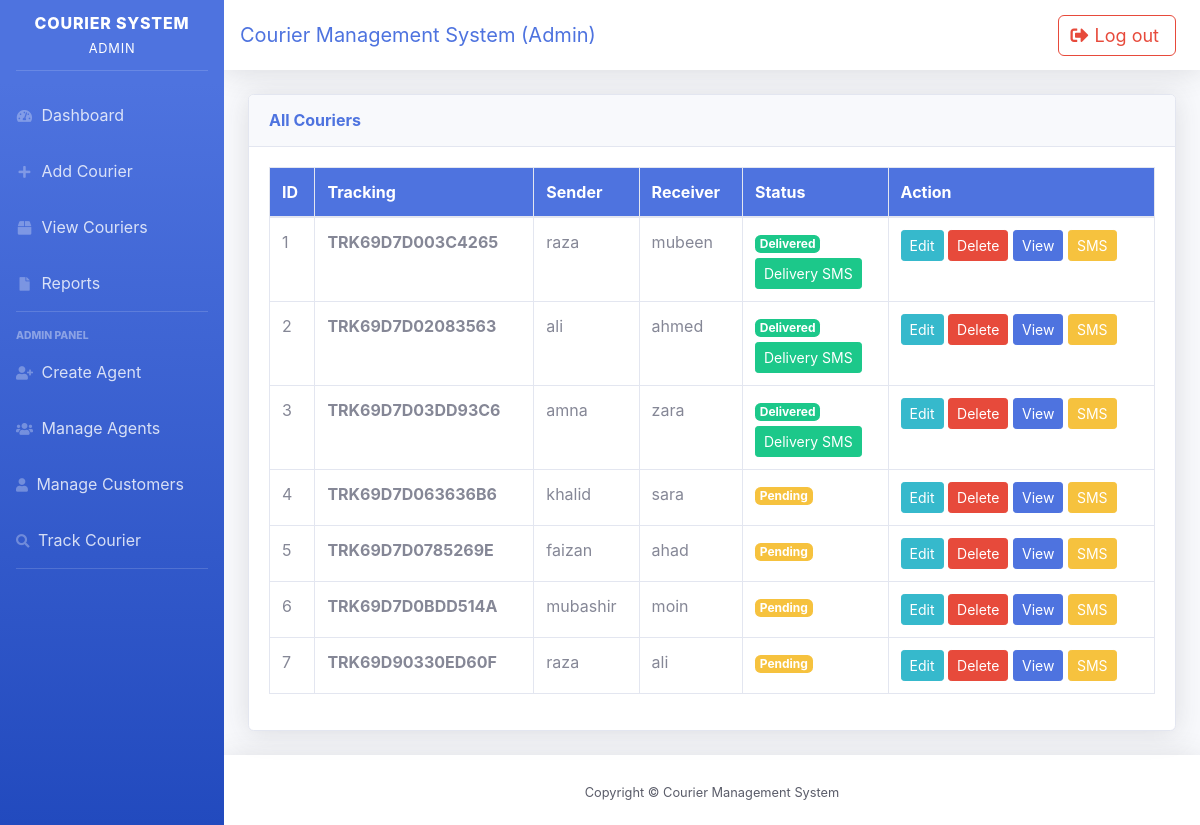
The app's page /view_courier.php (signed in) with its own data.
### tables this page shows
CREATE TABLE `couriers` (
  `id` int(11) NOT NULL,
  `tracking_number` varchar(50) DEFAULT NULL,
  `sender_name` varchar(100) DEFAULT NULL,
  `receiver_name` varchar(100) DEFAULT NULL,
  `from_city` varchar(100) DEFAULT NULL,
  `to_city` varchar(100) DEFAULT NULL,
  `status` varchar(50) DEFAULT NULL,
  `created_at` timestamp NOT NULL DEFAULT current_timestamp()
);

### view_courier.php (the view, shortened to what this page needs)
<?php include("layout/header.php"); ?>
<?php include("db.php"); ?>
<div class="container-fluid">
    <div class="card shadow mb-4">
        <div class="card-header py-3">
            <h6 class="m-0 font-weight-bold text-primary">
                All Couriers
            </h6>
        </div>
        <div class="card-body">
            <div class="table-responsive">
                <table class="table table-bordered table-hover">
                    <thead class="bg-primary text-white">
                        <tr>
                            <th>ID</th>
                            <th>Tracking</th>
                            <th>Sender</th>
                            <th>Receiver</th>
                            <th>Status</th>
                            <th>Action</th>
                        </tr>
                    </thead>
                    <tbody>
                    <?php
                    $type = isset($_GET['type']) ? $_GET['type'] : 'all';
                    if(isset($_SESSION['agent'])){
                        $city = $_SESSION['agent'];
                        if($type == "send"){
                            $query = "SELECT * FROM couriers
                                      WHERE from_city LIKE '%$city%'";
                        }
                        elseif($type == "receive"){
                            $query = "SELECT * FROM couriers
                                      WHERE to_city LIKE '%$city%'";
                        }
                        else{
                            $query = "SELECT * FROM couriers
                                      WHERE from_city LIKE '%$city%'
                                      OR to_city LIKE '%$city%'";
                        }
                    }
                    else{
                        $query = "SELECT * FROM couriers";
                    }
                    $result = mysqli_query($conn, $query);
                    while($row = mysqli_fetch_assoc($result)){
                    ?>
                        <tr>
                            <td><?= $row['id'] ?></td>
                            <td><b><?= $row['tracking_number'] ?></b></td>
                            <td><?= $row['sender_name'] ?></td>
                            <td><?= $row['receiver_name'] ?></td>
                            <td>
                                <?php
                                $status = $row['status'];
                                if($status == "Delivered"){
                                    $color = "success";
                                } elseif($status == "In Transit"){
                                    $color = "info";
                                } elseif($status == "Out for Delivery"){
                                    $color = "primary";
                                } else {
                                    $color = "warning";
                                }
                                ?>
                                <span class="badge badge-<?= $color ?>">
                                    <?= $status ?>
                                </span>
                                <?php if($status == "Delivered"){ ?>
                                    <br>
                                    <button onclick="alert('Delivery SMS Sent!')"
                                            class="btn btn-success btn-sm mt-1">
                                        Delivery SMS
                                    </button>
                                <?php } ?>
                            </td>
                            <td>
                                <a href="edit_courier.php?id=<?= $row['id'] ?>"
                                   class="btn btn-info btn-sm">Edit</a>
                                <?php if(isset($_SESSION['admin'])){ ?>
                                    <a href="delete_courier.php?id=<?= $row['id'] ?>"
                                       class="btn btn-danger btn-sm"
                                       onclick="return confirm('Are you sure?')">
                                       Delete
                                    </a>
                                <?php } ?>
                                <a href="full_view.php?id=<?= $row['id'] ?>"
                                   class="btn btn-primary btn-sm">View</a>
                                <button onclick="sendSMS()"
                                        class="btn btn-warning btn-sm">
                                    SMS
                                </button>
                            </td>
                        </tr>
                    <?php } ?>
                    </tbody>
                </table>
            </div>
        </div>
    </div>
</div>
<?php include("layout/footer.php"); ?>

### layout/header.php (shortened to what this page needs)
<!DOCTYPE html>
<html lang="en">
<head>
    <link href="assets/css/sb-admin-2.min.css" rel="stylesheet">
    <link href="assets/vendor/fontawesome-free/css/all.min.css" rel="stylesheet">
</head>
<body id="page-top">
<div id="wrapper">
<ul class="navbar-nav bg-gradient-primary sidebar sidebar-dark accordion" id="accordionSidebar">
    <a class="sidebar-brand d-flex align-items-center justify-content-center" href="#">
        <div class="sidebar-brand-text mx-1">
            Courier System <br>
            <small>
                <?php
                if(isset($_SESSION['admin'])) echo "Admin";
                elseif(isset($_SESSION['agent'])) echo "Agent";
                elseif(isset($_SESSION['user'])) echo "User";
                ?>
            </small>
        </div>
    </a>
    <hr class="sidebar-divider">
    <?php if(isset($_SESSION['admin']) || isset($_SESSION['agent'])) { ?>
        <li class="nav-item">
            <a class="nav-link" href="dashboard.php">
                <i class="fas fa-fw fa-tachometer-alt"></i>
                Dashboard
            </a>
        </li>
        <li class="nav-item">
            <a class="nav-link" href="add_courier.php">
                <i class="fas fa-fw fa-plus"></i>
                Add Courier
            </a>
        </li>
        <li class="nav-item">
            <a class="nav-link" href="view_courier.php">
                <i class="fas fa-fw fa-box"></i>
                View Couriers
            </a>
        </li>
        <li class="nav-item">
            <a class="nav-link" href="reports.php">
                <i class="fas fa-fw fa-file"></i>
                Reports
            </a>
        </li>
    <?php } ?>
    <?php if(isset($_SESSION['admin'])) { ?>
        <hr class="sidebar-divider">
        <div class="sidebar-heading">Admin Panel</div>
        <li class="nav-item">
            <a class="nav-link" href="create_agent.php">
                <i class="fas fa-user-plus"></i>
                Create Agent
            </a>
        </li>
        <li class="nav-item">
            <a class="nav-link" href="manage_agent.php">
                <i class="fas fa-users"></i>
                Manage Agents
            </a>
        </li>
        <li class="nav-item">
            <a class="nav-link" href="manage_customer.php">
                <i class="fas fa-user"></i>
                Manage Customers
            </a>
        </li>
    <?php } ?>
    <li class="nav-item">
        <a class="nav-link" href="track.php">
            <i class="fas fa-search"></i>
            Track Courier
        </a>
    </li>
    <hr class="sidebar-divider">
</ul>
<div id="content-wrapper" class="d-flex flex-column">
<div id="content">
<nav class="navbar navbar-expand navbar-light bg-white topbar mb-4 shadow">
    <span class="navbar-brand text-primary">
        Courier Management System
        (<?php
            if(isset($_SESSION['admin'])) echo "Admin";
            elseif(isset($_SESSION['agent'])) echo "Agent";
            elseif(isset($_SESSION['user'])) echo "User";
        ?>)
    </span>
<ul class="navbar-nav ml-auto">
    <li class="nav-item mr-2">
        <a href="logout.php" class="logout-btn">
            <i class="fas fa-sign-out-alt"></i>
            Log out
        </a>
    </li>
</ul>
</nav>

### layout/footer.php (shortened to what this page needs)
</div>
            <footer class="sticky-footer bg-white topbar  static-top shadow">
                <div class="container my-auto">
                    <div class="copyright text-center my-auto text-dark">
                        <span>Copyright &copy; Courier Management System</span>
                    </div>
                </div>
            </footer>
        </div>
    </div>
</body>
</html>

### layout/header.php (style rules this page uses)
.logout-btn { display: inline-flex; align-items: center; gap: 6px; padding: 6px 16px 6px 12px; font-size: 18px; color: #e74a3b; border: 1px solid #e74a3b; border-radius: 6px; text-decoration: none; transition: all 0.2s ease; }

### records on screen
couriers: id "1", tracking_number "TRK69D7D003C4265", sender_name "raza", receiver_name "mubeen", status "Delivered", shows "Delivery SMS"
couriers: id "2", tracking_number "TRK69D7D02083563", sender_name "ali", receiver_name "ahmed", status "Delivered", shows "Delivery SMS"
couriers: id "3", tracking_number "TRK69D7D03DD93C6", sender_name "amna", receiver_name "zara", status "Delivered", shows "Delivery SMS"
couriers: id "4", tracking_number "TRK69D7D063636B6", sender_name "khalid", receiver_name "sara", status "Pending"
couriers: id "5", tracking_number "TRK69D7D0785269E", sender_name "faizan", receiver_name "ahad", status "Pending"
couriers: id "6", tracking_number "TRK69D7D0BDD514A", sender_name "mubashir", receiver_name "moin", status "Pending"
couriers: id "7", tracking_number "TRK69D90330ED60F", sender_name "raza", receiver_name "ali", status "Pending"
